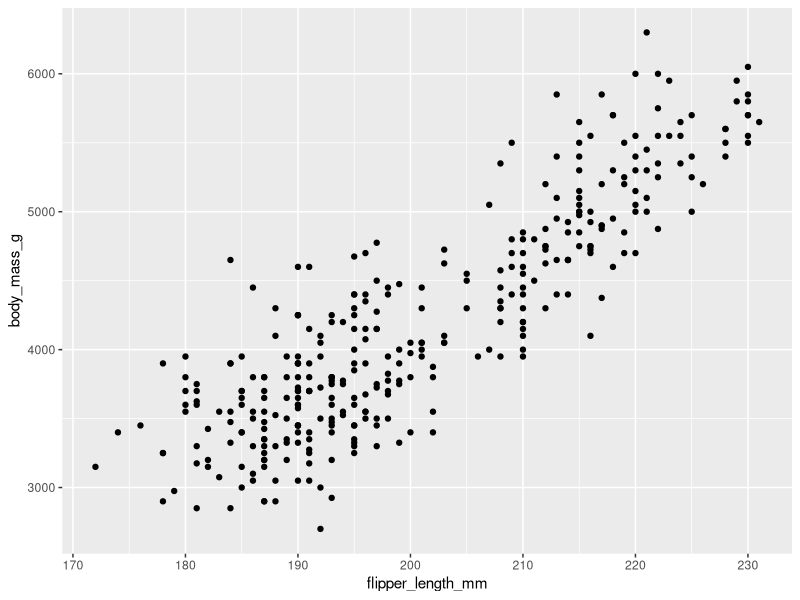
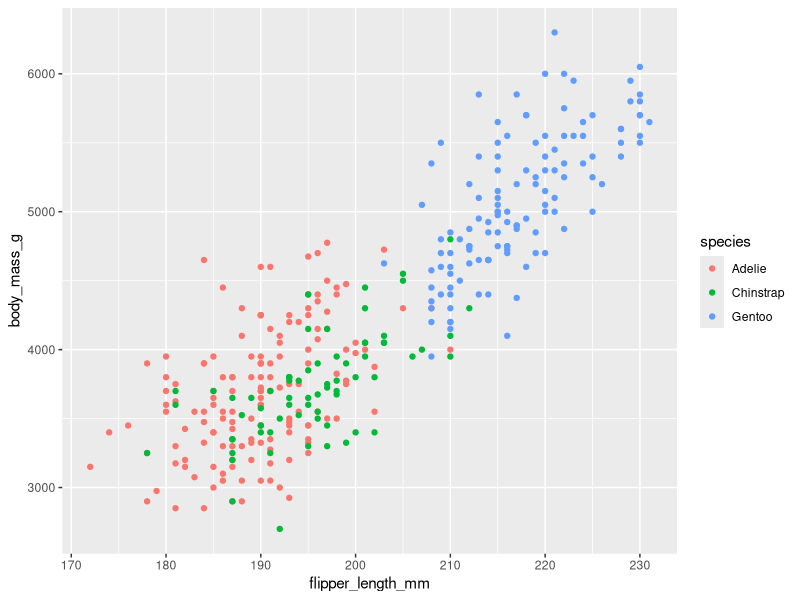
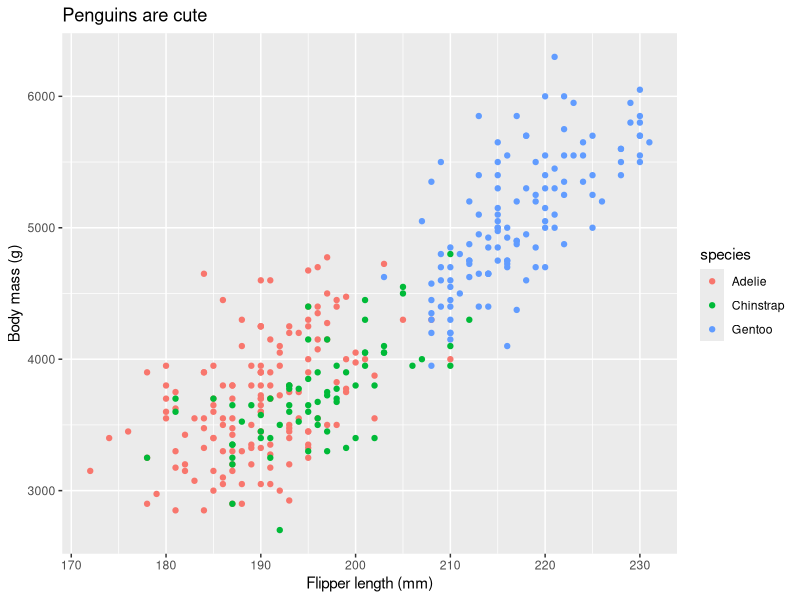
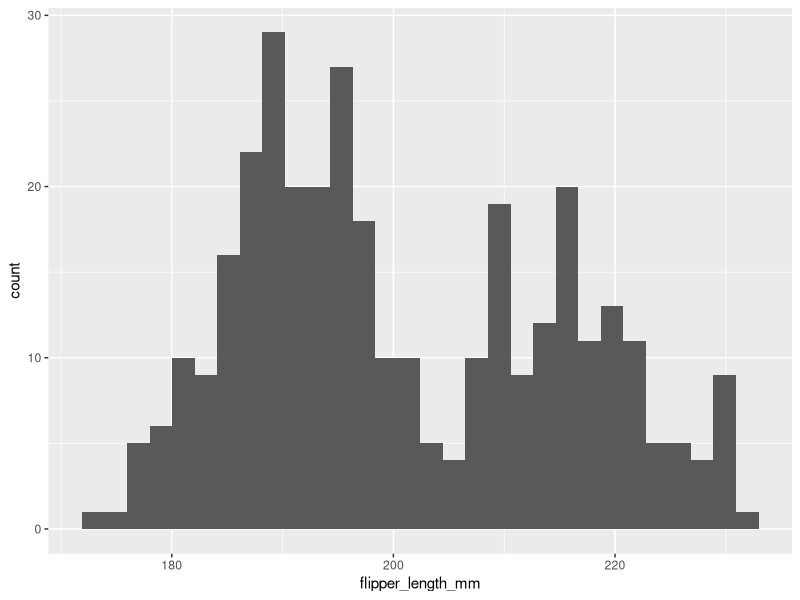
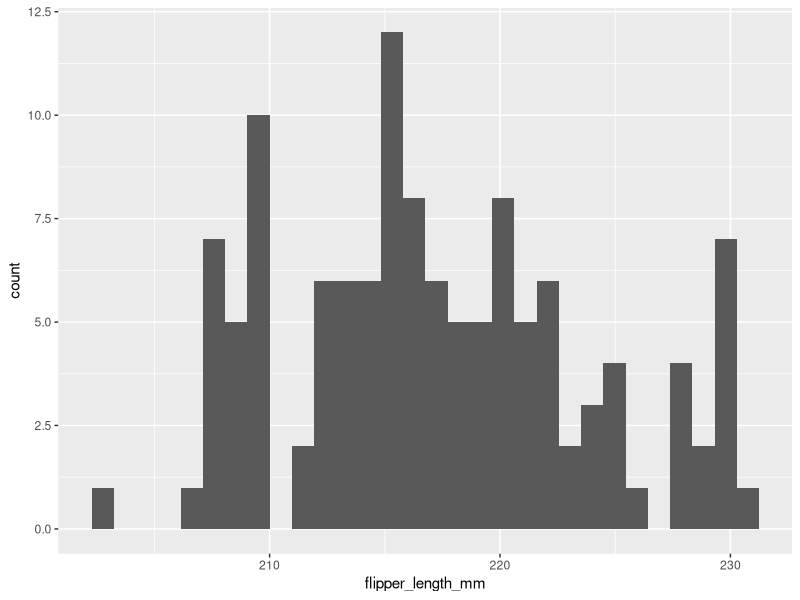
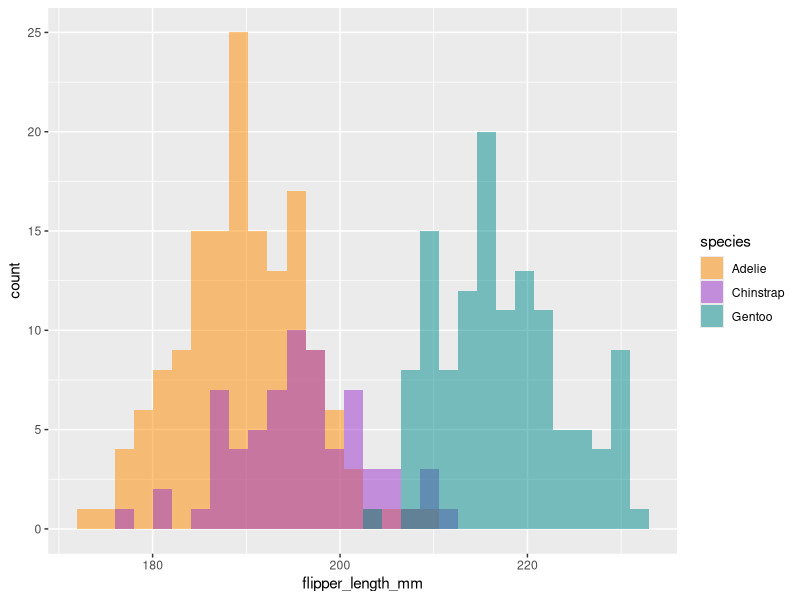

Recreate these plots in R, in order.
## ---- chunk 1
library(tidyverse)
library(palmerpenguins)
## ---- chunk 2
filter
## ---- chunk 3
species_islands = penguins %>% dplyr::select(species, island)
## ---- chunk 4
glimpse(penguins)
## ---- chunk 5
ggplot(penguins) + 
  geom_point(aes(x=flipper_length_mm, y=body_mass_g))
## ---- chunk 6
summary(penguins)
## ---- chunk 7
penguins %>%
  filter(is.na(body_mass_g)) %>% # Keep only values that are NA
  summarize(n_na = n())  # Count the NAs
## ---- chunk 8
ggplot(penguins) + 
  geom_point(aes(x=flipper_length_mm, y=body_mass_g, color=species))
## ---- chunk 9
ggplot(penguins) + 
  geom_point(aes(x=flipper_length_mm, y=body_mass_g, color=species)) + 
  xlab("Flipper length (mm)") +
  ylab("Body mass (g)") +
  ggtitle("Penguins are cute")
## ---- chunk 10
ggplot(penguins) + 
  geom_histogram(aes(x=flipper_length_mm))
## ---- chunk 11
ggplot(penguins %>% filter(species=="Gentoo")) + 
  geom_histogram(aes(x=flipper_length_mm))
## ---- chunk 12
ggplot(data = penguins, aes(x = flipper_length_mm)) +
  geom_histogram(aes(fill = species), alpha = 0.5, position = "identity") +
  scale_fill_manual(values = c("darkorange","darkorchid","cyan4"))
## ---- chunk 13
colors()
